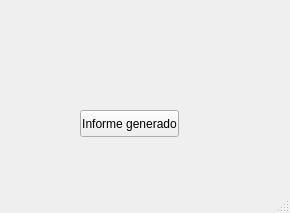
<?xml version="1.0" encoding="UTF-8"?>
<ui version="4.0">
 <class>MainWindow</class>
 <widget class="QMainWindow" name="MainWindow">
  <property name="geometry">
   <rect>
    <x>0</x>
    <y>0</y>
    <width>290</width>
    <height>213</height>
   </rect>
  </property>
  <property name="windowTitle">
   <string>MainWindow</string>
  </property>
  <widget class="QWidget" name="centralwidget">
   <widget class="QPushButton" name="pushButton">
    <property name="geometry">
     <rect>
      <x>80</x>
      <y>110</y>
      <width>99</width>
      <height>27</height>
     </rect>
    </property>
    <property name="text">
     <string>Informe generado</string>
    </property>
   </widget>
  </widget>
  <widget class="QMenuBar" name="menubar">
   <property name="geometry">
    <rect>
     <x>0</x>
     <y>0</y>
     <width>290</width>
     <height>25</height>
    </rect>
   </property>
  </widget>
  <widget class="QStatusBar" name="statusbar"/>
 </widget>
 <resources/>
 <connections/>
</ui>
